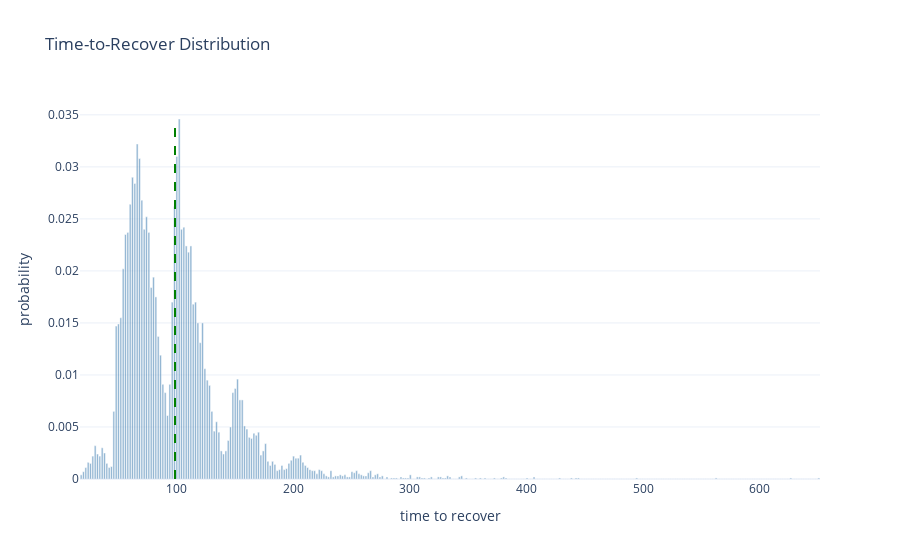
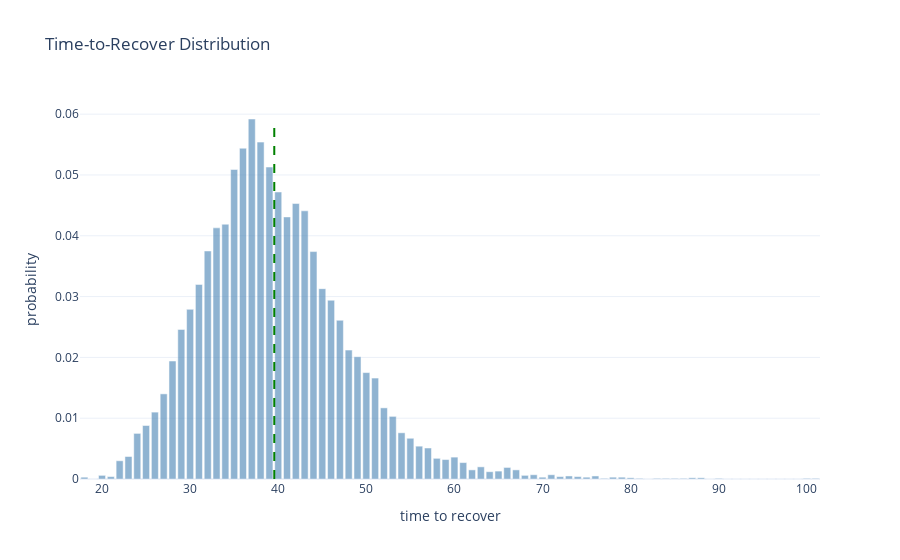
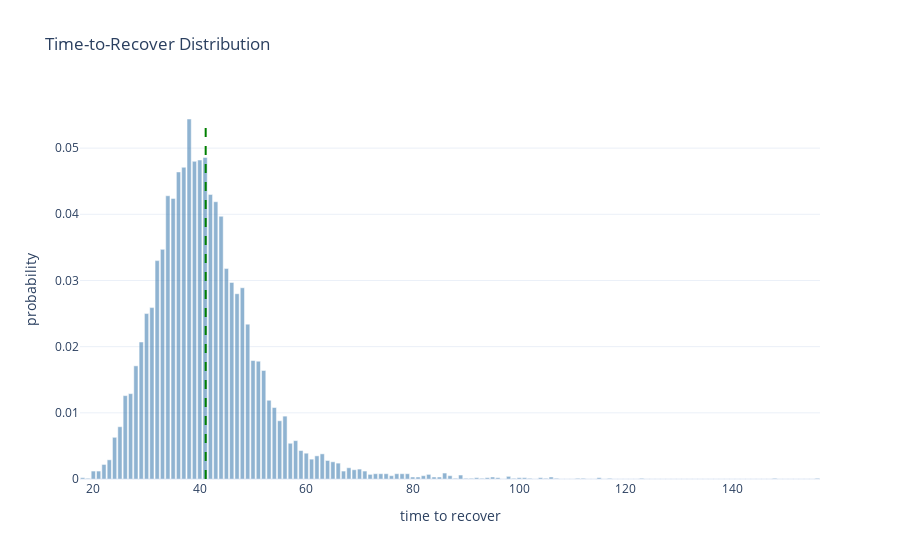
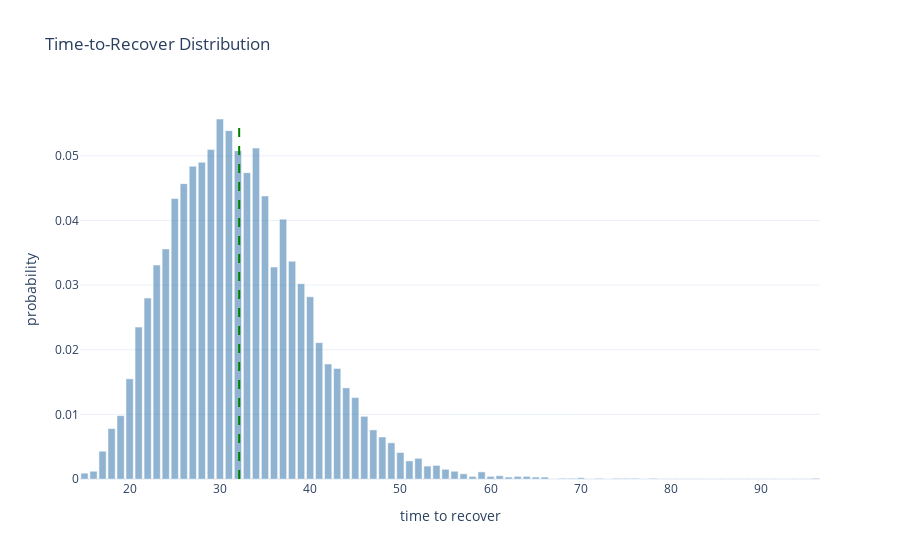

The cell these charts' notebook holds for them, in order:
### Code cell
# Just restart the notebook and it will run all benchmarks again.
# Cached benchmarks are stored in memory and reused if the source file did not change.


from pprint import pprint


def compute_sha1(path):
    """Return SHA1 hash of the file's contents."""
    with open(path, "rb") as f:
        return hashlib.sha1(f.read()).hexdigest()


def load_module(name):
    """Import or reload impls.<name>."""
    full_name = "impls." + name

    if full_name in globals():
        module = importlib.reload(globals()[full_name])
    else:
        module = importlib.import_module(full_name)
        globals()[full_name] = module

    return module


def report(stats):
    render_distribution(stats)
    pprint(stats["metrics"])


# Iterate over implementation files
for file in IMPLS_DIR.glob("*.py"):
    name = file.stem

    # Skip interface and private modules
    if name == "_interface" or name.startswith("_"):
        continue

    print("Found implementation:", name)

    file_hash = compute_sha1(file)

    # If cached: check whether file changed
    if name in benchmark_cache:
        cached = benchmark_cache[name]
        cached_hash = cached["hash"]
        cached_stats = cached["stats"]

        if cached_hash == file_hash:
            print("  No changes. Using cached benchmark.")
            report(cached_stats)
            continue
        else:
            print("  File changed. Reloading and benchmarking again.")
    else:
        print("  First time seen. Benchmarking.")

    # Load/reload implementation
    module = load_module(name)

    # Require expected constructors
    if not hasattr(module, "producer_constructor") or not hasattr(
        module, "recoverer_constructor"
    ):
        print("  Missing constructors. Skipping.\n")
        continue

    N = 5
    D = 2**20
    producer_constructor = module.producer_constructor
    recoverer_constructor = module.recoverer_constructor
    D = getattr(module, "override_D", lambda _: D)(N)
    skip = getattr(module, "skip", False)

    if skip:
        print("  Marked for skip")
        continue

    # Run benchmark
    stats = visual_benchmark(
        producer_constructor,
        recoverer_constructor,
        N=N,
        D=D,
        passes=10000,
    )

    # Store into cache
    benchmark_cache[name] = {
        "hash": file_hash,
        "stats": stats,
    }

    # Render the new result
    report(stats)

### Figure 1 — Plotly figure (JSON) as saved in the notebook; plotly's stock layout.template omitted (floating-point values rounded to 4 significant figures; data arrays with more than 128 entries replaced by an {"elided": "..."} marker saying what was removed)
{"data": [{"marker": {"color": "steelblue"}, "name": "probability", "opacity": 0.6, "type": "bar", "x": {"elided": "317 float values"}, "y": {"elided": "317 float values"}}], "layout": {"shapes": [{"line": {"color": "green", "dash": "dash", "width": 2}, "type": "line", "x0": 98.9, "x1": 98.9, "y0": 0, "y1": 0.0346}], "title": {"text": "Time-to-Recover Distribution"}, "xaxis": {"title": {"text": "time to recover"}}, "yaxis": {"title": {"text": "probability"}}}}

### Figure 2 — Plotly figure (JSON) as saved in the notebook; plotly's stock layout.template omitted (floating-point values rounded to 4 significant figures)
{"data": [{"marker": {"color": "steelblue"}, "name": "probability", "opacity": 0.6, "type": "bar", "x": [18, 19, 20, 21, 22, 23, 24, 25, 26, 27, 28, 29, 30, 31, 32, 33, 34, 35, 36, 37, 38, 39, 40, 41, 42, 43, 44, 45, 46, 47, 48, 49, 50, 51, 52, 53, 54, 55, 56, 57, 58, 59, 60, 61, 62, 63, 64, 65, 66, 67, 68, 69, 70, 71, 72, 73, 74, 75, 76, 77, 78, 79, 80, 81, 82, 83, 84, 85, 86, 87, 88, 89, 90, 91, 92, 93, 94, 95, 96, 97, 98, 99, 100, 101], "y": [0.0003, 0.0, 0.0006, 0.0004, 0.003, 0.0037, 0.0075, 0.0088, 0.011, 0.014, 0.0194, 0.0246, 0.0279, 0.032, 0.0375, 0.0413, 0.0419, 0.0509, 0.0544, 0.0592, 0.0554, 0.0513, 0.0472, 0.0431, 0.0453, 0.0441, 0.0374, 0.0313, 0.0294, 0.0261, 0.0212, 0.0201, 0.0175, 0.0166, 0.0117, 0.0103, 0.0076, 0.0067, 0.0054, 0.0051, 0.0034, 0.0032, 0.0036, 0.0027, 0.0015, 0.002, 0.0012, 0.0013, 0.0019, 0.0015, 0.0006, 0.0007, 0.0003, 0.0007, 0.0004, 0.0005, 0.0004, 0.0003, 0.0005, 0.0001, 0.0003, 0.0003, 0.0002, 0.0001, 0.0, 0.0001, 0.0001, 0.0001, 0.0001, 0.0002, 0.0002, 0.0, 0.0001, 0.0, 0.0, 0.0, 0.0, 0.0, 0.0, 0.0, 0.0, 0.0, 0.0001, 0.0001]}], "layout": {"shapes": [{"line": {"color": "green", "dash": "dash", "width": 2}, "type": "line", "x0": 39.55, "x1": 39.55, "y0": 0, "y1": 0.0592}], "title": {"text": "Time-to-Recover Distribution"}, "xaxis": {"title": {"text": "time to recover"}}, "yaxis": {"title": {"text": "probability"}}}}

### Figure 3 — Plotly figure (JSON) as saved in the notebook; plotly's stock layout.template omitted (floating-point values rounded to 4 significant figures; data arrays with more than 128 entries replaced by an {"elided": "..."} marker saying what was removed)
{"data": [{"marker": {"color": "steelblue"}, "name": "probability", "opacity": 0.6, "type": "bar", "x": {"elided": "139 int values"}, "y": {"elided": "139 float values"}}], "layout": {"shapes": [{"line": {"color": "green", "dash": "dash", "width": 2}, "type": "line", "x0": 41.11, "x1": 41.11, "y0": 0, "y1": 0.0544}], "title": {"text": "Time-to-Recover Distribution"}, "xaxis": {"title": {"text": "time to recover"}}, "yaxis": {"title": {"text": "probability"}}}}

### Figure 4 — Plotly figure (JSON) as saved in the notebook; plotly's stock layout.template omitted (floating-point values rounded to 4 significant figures)
{"data": [{"marker": {"color": "steelblue"}, "name": "probability", "opacity": 0.6, "type": "bar", "x": [15, 16, 17, 18, 19, 20, 21, 22, 23, 24, 25, 26, 27, 28, 29, 30, 31, 32, 33, 34, 35, 36, 37, 38, 39, 40, 41, 42, 43, 44, 45, 46, 47, 48, 49, 50, 51, 52, 53, 54, 55, 56, 57, 58, 59, 60, 61, 62, 63, 64, 65, 66, 67, 68, 69, 70, 71, 72, 73, 74, 75, 76, 77, 78, 79, 80, 81, 82, 83, 84, 85, 86, 87, 88, 89, 90, 91, 92, 93, 94, 95, 96], "y": [0.0009, 0.0012, 0.0043, 0.0078, 0.0098, 0.0155, 0.0235, 0.028, 0.0331, 0.0356, 0.0434, 0.0457, 0.0484, 0.049, 0.051, 0.0557, 0.0539, 0.0508, 0.0474, 0.0512, 0.0438, 0.0328, 0.0402, 0.0337, 0.0302, 0.0282, 0.0211, 0.0178, 0.0171, 0.0141, 0.0126, 0.0097, 0.0076, 0.0065, 0.0056, 0.0041, 0.0028, 0.0032, 0.002, 0.0021, 0.0015, 0.0012, 0.0008, 0.0004, 0.0011, 0.0004, 0.0005, 0.0003, 0.0004, 0.0004, 0.0003, 0.0003, 0.0, 0.0001, 0.0001, 0.0002, 0.0, 0.0001, 0.0, 0.0001, 0.0001, 0.0001, 0.0, 0.0001, 0.0, 0.0, 0.0, 0.0, 0.0, 0.0, 0.0, 0.0, 0.0, 0.0, 0.0, 0.0, 0.0, 0.0, 0.0, 0.0, 0.0, 0.0001]}], "layout": {"shapes": [{"line": {"color": "green", "dash": "dash", "width": 2}, "type": "line", "x0": 32.14, "x1": 32.14, "y0": 0, "y1": 0.0557}], "title": {"text": "Time-to-Recover Distribution"}, "xaxis": {"title": {"text": "time to recover"}}, "yaxis": {"title": {"text": "probability"}}}}
